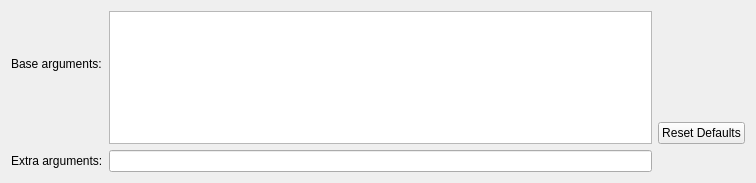
<?xml version="1.0" encoding="UTF-8"?>
<ui version="4.0">
 <class>Ios::Internal::IosBuildStep</class>
 <widget class="QWidget" name="Ios::Internal::IosBuildStep">
  <property name="geometry">
   <rect>
    <x>0</x>
    <y>0</y>
    <width>756</width>
    <height>183</height>
   </rect>
  </property>
  <property name="sizePolicy">
   <sizepolicy hsizetype="Expanding" vsizetype="Preferred">
    <horstretch>0</horstretch>
    <verstretch>0</verstretch>
   </sizepolicy>
  </property>
  <property name="minimumSize">
   <size>
    <width>0</width>
    <height>0</height>
   </size>
  </property>
  <layout class="QGridLayout" name="gridLayout">
   <item row="0" column="0">
    <widget class="QLabel" name="buildArgumentsLabel">
     <property name="text">
      <string>Base arguments:</string>
     </property>
    </widget>
   </item>
   <item row="0" column="1" rowspan="2">
    <widget class="QPlainTextEdit" name="buildArgumentsTextEdit"/>
   </item>
   <item row="1" column="2">
    <widget class="QPushButton" name="resetDefaultsButton">
     <property name="layoutDirection">
      <enum>Qt::RightToLeft</enum>
     </property>
     <property name="text">
      <string>Reset Defaults</string>
     </property>
    </widget>
   </item>
   <item row="2" column="0">
    <widget class="QLabel" name="extraArgumentsLabel">
     <property name="text">
      <string>Extra arguments:</string>
     </property>
    </widget>
   </item>
   <item row="2" column="1">
    <widget class="QLineEdit" name="extraArgumentsLineEdit"/>
   </item>
  </layout>
  <zorder>buildArgumentsTextEdit</zorder>
  <zorder>resetDefaultsButton</zorder>
  <zorder>extraArgumentsLabel</zorder>
  <zorder>extraArgumentsLineEdit</zorder>
  <zorder>buildArgumentsLabel</zorder>
 </widget>
 <resources/>
 <connections/>
</ui>
